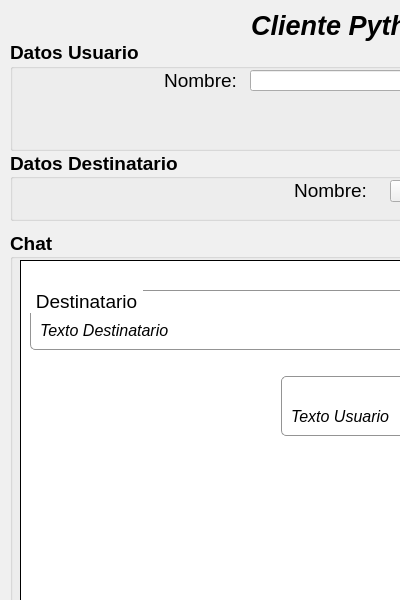
<?xml version="1.0" encoding="UTF-8"?>
<ui version="4.0">
 <class>MainWindow</class>
 <widget class="QMainWindow" name="MainWindow">
  <property name="geometry">
   <rect>
    <x>0</x>
    <y>0</y>
    <width>400</width>
    <height>600</height>
   </rect>
  </property>
  <property name="palette">
   <palette>
    <active>
     <colorrole role="WindowText">
      <brush brushstyle="SolidPattern">
       <color alpha="255">
        <red>0</red>
        <green>0</green>
        <blue>0</blue>
       </color>
      </brush>
     </colorrole>
     <colorrole role="Button">
      <brush brushstyle="SolidPattern">
       <color alpha="255">
        <red>240</red>
        <green>240</green>
        <blue>240</blue>
       </color>
      </brush>
     </colorrole>
     <colorrole role="Light">
      <brush brushstyle="SolidPattern">
       <color alpha="255">
        <red>255</red>
        <green>255</green>
        <blue>255</blue>
       </color>
      </brush>
     </colorrole>
     <colorrole role="Midlight">
      <brush brushstyle="SolidPattern">
       <color alpha="255">
        <red>225</red>
        <green>225</green>
        <blue>225</blue>
       </color>
      </brush>
     </colorrole>
     <colorrole role="Dark">
      <brush brushstyle="SolidPattern">
       <color alpha="255">
        <red>160</red>
        <green>160</green>
        <blue>160</blue>
       </color>
      </brush>
     </colorrole>
     <colorrole role="Mid">
      <brush brushstyle="SolidPattern">
       <color alpha="255">
        <red>160</red>
        <green>160</green>
        <blue>160</blue>
       </color>
      </brush>
     </colorrole>
     <colorrole role="Text">
      <brush brushstyle="SolidPattern">
       <color alpha="255">
        <red>0</red>
        <green>0</green>
        <blue>0</blue>
       </color>
      </brush>
     </colorrole>
     <colorrole role="BrightText">
      <brush brushstyle="SolidPattern">
       <color alpha="255">
        <red>255</red>
        <green>255</green>
        <blue>255</blue>
       </color>
      </brush>
     </colorrole>
     <colorrole role="ButtonText">
      <brush brushstyle="SolidPattern">
       <color alpha="255">
        <red>0</red>
        <green>0</green>
        <blue>0</blue>
       </color>
      </brush>
     </colorrole>
     <colorrole role="Base">
      <brush brushstyle="SolidPattern">
       <color alpha="255">
        <red>255</red>
        <green>255</green>
        <blue>255</blue>
       </color>
      </brush>
     </colorrole>
     <colorrole role="Window">
      <brush brushstyle="SolidPattern">
       <color alpha="255">
        <red>240</red>
        <green>240</green>
        <blue>240</blue>
       </color>
      </brush>
     </colorrole>
     <colorrole role="Shadow">
      <brush brushstyle="SolidPattern">
       <color alpha="255">
        <red>105</red>
        <green>105</green>
        <blue>105</blue>
       </color>
      </brush>
     </colorrole>
     <colorrole role="Highlight">
      <brush brushstyle="SolidPattern">
       <color alpha="255">
        <red>0</red>
        <green>120</green>
        <blue>215</blue>
       </color>
      </brush>
     </colorrole>
     <colorrole role="HighlightedText">
      <brush brushstyle="SolidPattern">
       <color alpha="255">
        <red>255</red>
        <green>255</green>
        <blue>255</blue>
       </color>
      </brush>
     </colorrole>
     <colorrole role="Link">
      <brush brushstyle="SolidPattern">
       <color alpha="255">
        <red>0</red>
        <green>0</green>
        <blue>255</blue>
       </color>
      </brush>
     </colorrole>
     <colorrole role="LinkVisited">
      <brush brushstyle="SolidPattern">
       <color alpha="255">
        <red>255</red>
        <green>0</green>
        <blue>255</blue>
       </color>
      </brush>
     </colorrole>
     <colorrole role="AlternateBase">
      <brush brushstyle="SolidPattern">
       <color alpha="255">
        <red>245</red>
        <green>245</green>
        <blue>245</blue>
       </color>
      </brush>
     </colorrole>
     <colorrole role="NoRole">
      <brush brushstyle="SolidPattern">
       <color alpha="255">
        <red>0</red>
        <green>0</green>
        <blue>0</blue>
       </color>
      </brush>
     </colorrole>
     <colorrole role="ToolTipBase">
      <brush brushstyle="SolidPattern">
       <color alpha="255">
        <red>255</red>
        <green>255</green>
        <blue>220</blue>
       </color>
      </brush>
     </colorrole>
     <colorrole role="ToolTipText">
      <brush brushstyle="SolidPattern">
       <color alpha="255">
        <red>0</red>
        <green>0</green>
        <blue>0</blue>
       </color>
      </brush>
     </colorrole>
     <colorrole role="PlaceholderText">
      <brush brushstyle="SolidPattern">
       <color alpha="128">
        <red>0</red>
        <green>0</green>
        <blue>0</blue>
       </color>
      </brush>
     </colorrole>
    </active>
    <inactive>
     <colorrole role="WindowText">
      <brush brushstyle="SolidPattern">
       <color alpha="255">
        <red>0</red>
        <green>0</green>
        <blue>0</blue>
       </color>
      </brush>
     </colorrole>
     <colorrole role="Button">
      <brush brushstyle="SolidPattern">
       <color alpha="255">
        <red>240</red>
        <green>240</green>
        <blue>240</blue>
       </color>
      </brush>
     </colorrole>
     <colorrole role="Light">
      <brush brushstyle="SolidPattern">
       <color alpha="255">
        <red>255</red>
        <green>255</green>
        <blue>255</blue>
       </color>
      </brush>
     </colorrole>
     <colorrole role="Midlight">
      <brush brushstyle="SolidPattern">
       <color alpha="255">
        <red>227</red>
        <green>227</green>
        <blue>227</blue>
       </color>
      </brush>
     </colorrole>
     <colorrole role="Dark">
      <brush brushstyle="SolidPattern">
       <color alpha="255">
        <red>160</red>
        <green>160</green>
        <blue>160</blue>
       </color>
      </brush>
     </colorrole>
     <colorrole role="Mid">
      <brush brushstyle="SolidPattern">
       <color alpha="255">
        <red>160</red>
        <green>160</green>
        <blue>160</blue>
       </color>
      </brush>
     </colorrole>
     <colorrole role="Text">
      <brush brushstyle="SolidPattern">
       <color alpha="255">
        <red>0</red>
        <green>0</green>
        <blue>0</blue>
       </color>
      </brush>
     </colorrole>
     <colorrole role="BrightText">
      <brush brushstyle="SolidPattern">
       <color alpha="255">
        <red>255</red>
        <green>255</green>
        <blue>255</blue>
       </color>
      </brush>
     </colorrole>
     <colorrole role="ButtonText">
      <brush brushstyle="SolidPattern">
       <color alpha="255">
        <red>0</red>
        <green>0</green>
        <blue>0</blue>
       </color>
      </brush>
     </colorrole>
     <colorrole role="Base">
      <brush brushstyle="SolidPattern">
       <color alpha="255">
        <red>255</red>
        <green>255</green>
        <blue>255</blue>
       </color>
      </brush>
     </colorrole>
     <colorrole role="Window">
      <brush brushstyle="SolidPattern">
       <color alpha="255">
        <red>240</red>
        <green>240</green>
        <blue>240</blue>
       </color>
      </brush>
     </colorrole>
     <colorrole role="Shadow">
      <brush brushstyle="SolidPattern">
       <color alpha="255">
        <red>105</red>
        <green>105</green>
        <blue>105</blue>
       </color>
      </brush>
     </colorrole>
     <colorrole role="Highlight">
      <brush brushstyle="SolidPattern">
       <color alpha="255">
        <red>240</red>
        <green>240</green>
        <blue>240</blue>
       </color>
      </brush>
     </colorrole>
     <colorrole role="HighlightedText">
      <brush brushstyle="SolidPattern">
       <color alpha="255">
        <red>0</red>
        <green>0</green>
        <blue>0</blue>
       </color>
      </brush>
     </colorrole>
     <colorrole role="Link">
      <brush brushstyle="SolidPattern">
       <color alpha="255">
        <red>0</red>
        <green>0</green>
        <blue>255</blue>
       </color>
      </brush>
     </colorrole>
     <colorrole role="LinkVisited">
      <brush brushstyle="SolidPattern">
       <color alpha="255">
        <red>255</red>
        <green>0</green>
        <blue>255</blue>
       </color>
      </brush>
     </colorrole>
     <colorrole role="AlternateBase">
      <brush brushstyle="SolidPattern">
       <color alpha="255">
        <red>245</red>
        <green>245</green>
        <blue>245</blue>
       </color>
      </brush>
     </colorrole>
     <colorrole role="NoRole">
      <brush brushstyle="NoBrush">
       <color alpha="255">
        <red>0</red>
        <green>0</green>
        <blue>0</blue>
       </color>
      </brush>
     </colorrole>
     <colorrole role="ToolTipBase">
      <brush brushstyle="SolidPattern">
       <color alpha="255">
        <red>255</red>
        <green>255</green>
        <blue>220</blue>
       </color>
      </brush>
     </colorrole>
     <colorrole role="ToolTipText">
      <brush brushstyle="SolidPattern">
       <color alpha="255">
        <red>0</red>
        <green>0</green>
        <blue>0</blue>
       </color>
      </brush>
     </colorrole>
     <colorrole role="PlaceholderText">
      <brush brushstyle="SolidPattern">
       <color alpha="128">
        <red>0</red>
        <green>0</green>
        <blue>0</blue>
       </color>
      </brush>
     </colorrole>
    </inactive>
    <disabled>
     <colorrole role="WindowText">
      <brush brushstyle="SolidPattern">
       <color alpha="255">
        <red>120</red>
        <green>120</green>
        <blue>120</blue>
       </color>
      </brush>
     </colorrole>
     <colorrole role="Button">
      <brush brushstyle="SolidPattern">
       <color alpha="255">
        <red>240</red>
        <green>240</green>
        <blue>240</blue>
       </color>
      </brush>
     </colorrole>
     <colorrole role="Light">
      <brush brushstyle="SolidPattern">
       <color alpha="255">
        <red>255</red>
        <green>255</green>
        <blue>255</blue>
       </color>
      </brush>
     </colorrole>
     <colorrole role="Midlight">
      <brush brushstyle="SolidPattern">
       <color alpha="255">
        <red>225</red>
        <green>225</green>
        <blue>225</blue>
       </color>
      </brush>
     </colorrole>
     <colorrole role="Dark">
      <brush brushstyle="SolidPattern">
       <color alpha="255">
        <red>160</red>
        <green>160</green>
        <blue>160</blue>
       </color>
      </brush>
     </colorrole>
     <colorrole role="Mid">
      <brush brushstyle="SolidPattern">
       <color alpha="255">
        <red>160</red>
        <green>160</green>
        <blue>160</blue>
       </color>
      </brush>
     </colorrole>
     <colorrole role="Text">
      <brush brushstyle="SolidPattern">
       <color alpha="255">
        <red>120</red>
        <green>120</green>
        <blue>120</blue>
       </color>
      </brush>
     </colorrole>
     <colorrole role="BrightText">
      <brush brushstyle="SolidPattern">
       <color alpha="255">
        <red>255</red>
        <green>255</green>
        <blue>255</blue>
       </color>
      </brush>
     </colorrole>
     <colorrole role="ButtonText">
      <brush brushstyle="SolidPattern">
       <color alpha="255">
        <red>120</red>
        <green>120</green>
        <blue>120</blue>
       </color>
      </brush>
     </colorrole>
     <colorrole role="Base">
      <brush brushstyle="SolidPattern">
       <color alpha="255">
        <red>240</red>
        <green>240</green>
        <blue>240</blue>
       </color>
      </brush>
     </colorrole>
     <colorrole role="Window">
      <brush brushstyle="SolidPattern">
       <color alpha="255">
        <red>240</red>
        <green>240</green>
        <blue>240</blue>
       </color>
      </brush>
     </colorrole>
     <colorrole role="Shadow">
      <brush brushstyle="SolidPattern">
       <color alpha="255">
        <red>0</red>
        <green>0</green>
        <blue>0</blue>
       </color>
      </brush>
     </colorrole>
     <colorrole role="Highlight">
      <brush brushstyle="SolidPattern">
       <color alpha="255">
        <red>0</red>
        <green>120</green>
        <blue>215</blue>
       </color>
      </brush>
     </colorrole>
     <colorrole role="HighlightedText">
      <brush brushstyle="SolidPattern">
       <color alpha="255">
        <red>255</red>
        <green>255</green>
        <blue>255</blue>
       </color>
      </brush>
     </colorrole>
     <colorrole role="Link">
      <brush brushstyle="SolidPattern">
       <color alpha="255">
        <red>0</red>
        <green>0</green>
        <blue>255</blue>
       </color>
      </brush>
     </colorrole>
     <colorrole role="LinkVisited">
      <brush brushstyle="SolidPattern">
       <color alpha="255">
        <red>255</red>
        <green>0</green>
        <blue>255</blue>
       </color>
      </brush>
     </colorrole>
     <colorrole role="AlternateBase">
      <brush brushstyle="SolidPattern">
       <color alpha="255">
        <red>245</red>
        <green>245</green>
        <blue>245</blue>
       </color>
      </brush>
     </colorrole>
     <colorrole role="NoRole">
      <brush brushstyle="NoBrush">
       <color alpha="255">
        <red>0</red>
        <green>0</green>
        <blue>0</blue>
       </color>
      </brush>
     </colorrole>
     <colorrole role="ToolTipBase">
      <brush brushstyle="SolidPattern">
       <color alpha="255">
        <red>255</red>
        <green>255</green>
        <blue>220</blue>
       </color>
      </brush>
     </colorrole>
     <colorrole role="ToolTipText">
      <brush brushstyle="SolidPattern">
       <color alpha="255">
        <red>0</red>
        <green>0</green>
        <blue>0</blue>
       </color>
      </brush>
     </colorrole>
     <colorrole role="PlaceholderText">
      <brush brushstyle="SolidPattern">
       <color alpha="128">
        <red>0</red>
        <green>0</green>
        <blue>0</blue>
       </color>
      </brush>
     </colorrole>
    </disabled>
   </palette>
  </property>
  <property name="windowTitle">
   <string>Cliente Python</string>
  </property>
  <property name="layoutDirection">
   <enum>Qt::LeftToRight</enum>
  </property>
  <property name="styleSheet">
   <string notr="true"/>
  </property>
  <property name="tabShape">
   <enum>QTabWidget::Rounded</enum>
  </property>
  <widget class="QWidget" name="centralwidget">
   <widget class="QGroupBox" name="groupBoxUsuario">
    <property name="geometry">
     <rect>
      <x>10</x>
      <y>40</y>
      <width>691</width>
      <height>111</height>
     </rect>
    </property>
    <property name="font">
     <font>
      <pointsize>14</pointsize>
      <bold>true</bold>
     </font>
    </property>
    <property name="title">
     <string>Datos Usuario</string>
    </property>
    <widget class="QLabel" name="labelNombreUsuario">
     <property name="geometry">
      <rect>
       <x>140</x>
       <y>30</y>
       <width>101</width>
       <height>21</height>
      </rect>
     </property>
     <property name="font">
      <font>
       <pointsize>14</pointsize>
       <italic>false</italic>
       <bold>false</bold>
      </font>
     </property>
     <property name="text">
      <string>Nombre:</string>
     </property>
     <property name="alignment">
      <set>Qt::AlignCenter</set>
     </property>
    </widget>
    <widget class="QLabel" name="labelServer">
     <property name="geometry">
      <rect>
       <x>410</x>
       <y>30</y>
       <width>101</width>
       <height>21</height>
      </rect>
     </property>
     <property name="font">
      <font>
       <pointsize>14</pointsize>
       <italic>false</italic>
       <bold>false</bold>
      </font>
     </property>
     <property name="text">
      <string>Server IP:</string>
     </property>
     <property name="alignment">
      <set>Qt::AlignCenter</set>
     </property>
    </widget>
    <widget class="QLineEdit" name="lineEditNombreUsuario">
     <property name="geometry">
      <rect>
       <x>240</x>
       <y>30</y>
       <width>171</width>
       <height>21</height>
      </rect>
     </property>
     <property name="font">
      <font>
       <pointsize>14</pointsize>
       <bold>false</bold>
      </font>
     </property>
    </widget>
    <widget class="QLineEdit" name="lineEditServer">
     <property name="geometry">
      <rect>
       <x>510</x>
       <y>30</y>
       <width>171</width>
       <height>21</height>
      </rect>
     </property>
     <property name="font">
      <font>
       <pointsize>14</pointsize>
       <bold>false</bold>
      </font>
     </property>
    </widget>
    <widget class="QPushButton" name="pushButtonConectar">
     <property name="geometry">
      <rect>
       <x>520</x>
       <y>70</y>
       <width>151</width>
       <height>31</height>
      </rect>
     </property>
     <property name="font">
      <font>
       <pointsize>14</pointsize>
       <bold>false</bold>
      </font>
     </property>
     <property name="text">
      <string>Conectar</string>
     </property>
    </widget>
   </widget>
   <widget class="QGroupBox" name="groupBoxDestinatario">
    <property name="geometry">
     <rect>
      <x>10</x>
      <y>150</y>
      <width>691</width>
      <height>71</height>
     </rect>
    </property>
    <property name="font">
     <font>
      <pointsize>14</pointsize>
      <bold>true</bold>
     </font>
    </property>
    <property name="styleSheet">
     <string notr="true"/>
    </property>
    <property name="title">
     <string>Datos Destinatario</string>
    </property>
    <property name="alignment">
     <set>Qt::AlignLeading|Qt::AlignLeft|Qt::AlignVCenter</set>
    </property>
    <widget class="QLabel" name="labelNombreDestinatario">
     <property name="geometry">
      <rect>
       <x>270</x>
       <y>30</y>
       <width>101</width>
       <height>21</height>
      </rect>
     </property>
     <property name="font">
      <font>
       <pointsize>14</pointsize>
       <italic>false</italic>
       <bold>false</bold>
      </font>
     </property>
     <property name="text">
      <string>Nombre:</string>
     </property>
     <property name="alignment">
      <set>Qt::AlignCenter</set>
     </property>
    </widget>
    <widget class="QComboBox" name="comboBoxDestinatario">
     <property name="geometry">
      <rect>
       <x>380</x>
       <y>30</y>
       <width>271</width>
       <height>22</height>
      </rect>
     </property>
     <property name="font">
      <font>
       <pointsize>14</pointsize>
       <bold>false</bold>
      </font>
     </property>
    </widget>
   </widget>
   <widget class="QLabel" name="labelTitulo">
    <property name="geometry">
     <rect>
      <x>240</x>
      <y>0</y>
      <width>211</width>
      <height>51</height>
     </rect>
    </property>
    <property name="font">
     <font>
      <pointsize>20</pointsize>
      <italic>true</italic>
      <bold>true</bold>
     </font>
    </property>
    <property name="text">
     <string>Cliente Python</string>
    </property>
    <property name="alignment">
     <set>Qt::AlignCenter</set>
    </property>
   </widget>
   <widget class="QGroupBox" name="groupBoxChat">
    <property name="geometry">
     <rect>
      <x>10</x>
      <y>230</y>
      <width>691</width>
      <height>451</height>
     </rect>
    </property>
    <property name="font">
     <font>
      <pointsize>14</pointsize>
      <bold>true</bold>
     </font>
    </property>
    <property name="title">
     <string>Chat</string>
    </property>
    <property name="alignment">
     <set>Qt::AlignLeading|Qt::AlignLeft|Qt::AlignVCenter</set>
    </property>
    <widget class="QScrollArea" name="scrollAreaChat">
     <property name="geometry">
      <rect>
       <x>11</x>
       <y>31</y>
       <width>669</width>
       <height>204</height>
      </rect>
     </property>
     <property name="minimumSize">
      <size>
       <width>669</width>
       <height>20</height>
      </size>
     </property>
     <property name="maximumSize">
      <size>
       <width>669</width>
       <height>409</height>
      </size>
     </property>
     <property name="font">
      <font>
       <pointsize>9</pointsize>
       <bold>false</bold>
       <kerning>true</kerning>
      </font>
     </property>
     <property name="autoFillBackground">
      <bool>false</bool>
     </property>
     <property name="styleSheet">
      <string notr="true">background-color: rgb(255, 255, 255);
border: none;</string>
     </property>
     <property name="horizontalScrollBarPolicy">
      <enum>Qt::ScrollBarAlwaysOff</enum>
     </property>
     <property name="sizeAdjustPolicy">
      <enum>QAbstractScrollArea::AdjustIgnored</enum>
     </property>
     <property name="widgetResizable">
      <bool>true</bool>
     </property>
     <property name="alignment">
      <set>Qt::AlignLeading|Qt::AlignLeft|Qt::AlignTop</set>
     </property>
     <widget class="QWidget" name="scrollAreaWidgetContents">
      <property name="geometry">
       <rect>
        <x>0</x>
        <y>0</y>
        <width>669</width>
        <height>204</height>
       </rect>
      </property>
      <layout class="QVBoxLayout" name="verticalLayout">
       <item>
        <widget class="QGroupBox" name="groupBoxMsjDes">
         <property name="minimumSize">
          <size>
           <width>0</width>
           <height>60</height>
          </size>
         </property>
         <property name="maximumSize">
          <size>
           <width>400</width>
           <height>60</height>
          </size>
         </property>
         <property name="font">
          <font>
           <pointsize>14</pointsize>
           <bold>false</bold>
          </font>
         </property>
         <property name="contextMenuPolicy">
          <enum>Qt::DefaultContextMenu</enum>
         </property>
         <property name="styleSheet">
          <string notr="true">QGroupBox {border: 1px solid rgb(148, 148, 148);
border-radius: 5px; 
margin-top: 0.5em;}
QGroupBox::title {subcontrol-origin: margin;
subcontrol-position: top left;
padding: 0 3px;}</string>
         </property>
         <property name="title">
          <string>Destinatario</string>
         </property>
         <property name="alignment">
          <set>Qt::AlignLeading|Qt::AlignLeft|Qt::AlignVCenter</set>
         </property>
         <widget class="QLabel" name="labelDest">
          <property name="geometry">
           <rect>
            <x>10</x>
            <y>30</y>
            <width>381</width>
            <height>21</height>
           </rect>
          </property>
          <property name="font">
           <font>
            <pointsize>12</pointsize>
            <italic>true</italic>
           </font>
          </property>
          <property name="styleSheet">
           <string notr="true">border: unset;</string>
          </property>
          <property name="text">
           <string>Texto Destinatario</string>
          </property>
         </widget>
        </widget>
       </item>
       <item>
        <widget class="QGroupBox" name="groupBoxMsjDes_2">
         <property name="minimumSize">
          <size>
           <width>0</width>
           <height>60</height>
          </size>
         </property>
         <property name="maximumSize">
          <size>
           <width>400</width>
           <height>60</height>
          </size>
         </property>
         <property name="font">
          <font>
           <pointsize>14</pointsize>
           <bold>false</bold>
          </font>
         </property>
         <property name="layoutDirection">
          <enum>Qt::RightToLeft</enum>
         </property>
         <property name="styleSheet">
          <string notr="true">QGroupBox {border: 1px solid rgb(148, 148, 148);
border-radius: 5px; 
margin-top: 0.5em;}
QGroupBox::title {subcontrol-origin: margin;
subcontrol-position: top left;
padding: 0 3px;}</string>
         </property>
         <property name="title">
          <string>Yo</string>
         </property>
         <property name="alignment">
          <set>Qt::AlignLeading|Qt::AlignLeft|Qt::AlignVCenter</set>
         </property>
         <widget class="QLabel" name="labelUsu">
          <property name="geometry">
           <rect>
            <x>10</x>
            <y>30</y>
            <width>381</width>
            <height>21</height>
           </rect>
          </property>
          <property name="font">
           <font>
            <pointsize>12</pointsize>
            <italic>true</italic>
           </font>
          </property>
          <property name="styleSheet">
           <string notr="true">border: none</string>
          </property>
          <property name="text">
           <string>Texto Usuario</string>
          </property>
         </widget>
        </widget>
       </item>
      </layout>
     </widget>
    </widget>
    <widget class="QLabel" name="Fondo">
     <property name="geometry">
      <rect>
       <x>10</x>
       <y>30</y>
       <width>671</width>
       <height>411</height>
      </rect>
     </property>
     <property name="styleSheet">
      <string notr="true">background-color: rgb(255, 255, 255);
border: 1px solid rgb(0, 0, 0);</string>
     </property>
     <property name="text">
      <string/>
     </property>
    </widget>
    <zorder>Fondo</zorder>
    <zorder>scrollAreaChat</zorder>
   </widget>
   <widget class="QGroupBox" name="groupBoxMensaje">
    <property name="geometry">
     <rect>
      <x>10</x>
      <y>680</y>
      <width>691</width>
      <height>151</height>
     </rect>
    </property>
    <property name="font">
     <font>
      <pointsize>14</pointsize>
      <bold>true</bold>
     </font>
    </property>
    <property name="title">
     <string>Mensaje</string>
    </property>
    <property name="alignment">
     <set>Qt::AlignLeading|Qt::AlignLeft|Qt::AlignVCenter</set>
    </property>
    <widget class="QTextEdit" name="textMensaje">
     <property name="geometry">
      <rect>
       <x>10</x>
       <y>30</y>
       <width>541</width>
       <height>111</height>
      </rect>
     </property>
     <property name="font">
      <font>
       <pointsize>12</pointsize>
       <bold>false</bold>
      </font>
     </property>
     <property name="styleSheet">
      <string notr="true">padding: 4px;</string>
     </property>
    </widget>
    <widget class="QPushButton" name="pushButtonEnviar">
     <property name="geometry">
      <rect>
       <x>555</x>
       <y>30</y>
       <width>131</width>
       <height>111</height>
      </rect>
     </property>
     <property name="font">
      <font>
       <pointsize>14</pointsize>
       <bold>false</bold>
      </font>
     </property>
     <property name="text">
      <string>Enviar</string>
     </property>
    </widget>
   </widget>
  </widget>
 </widget>
 <resources/>
 <connections/>
</ui>
